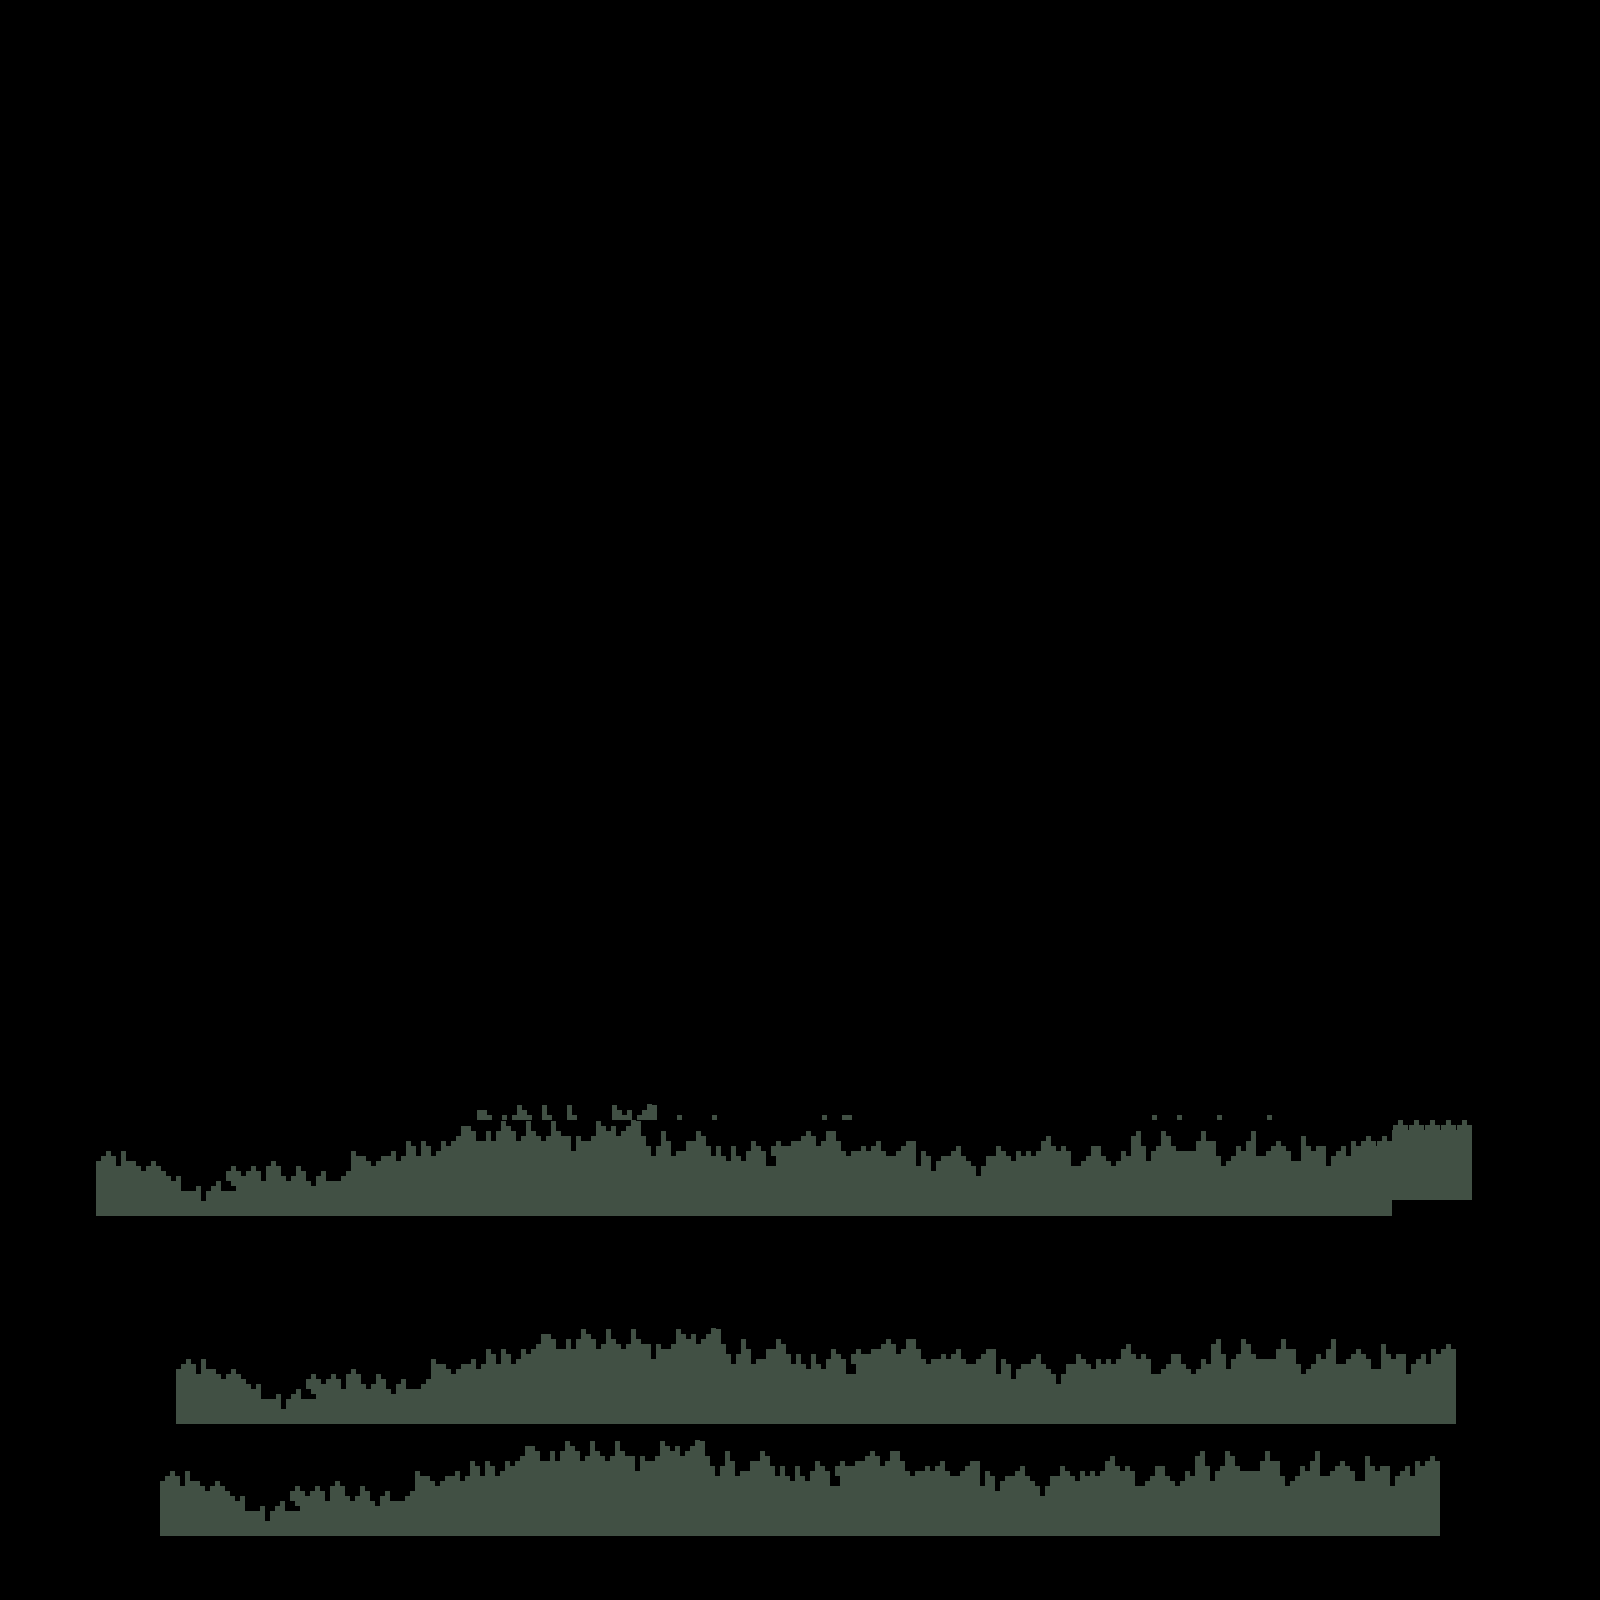

The image is a tile-based game level rendered from a .tmx file. Its description and source (layers, tilesets, objects; grid data summarised) follow:
An orthogonal 100x100 tile map with 16x16 px tiles, 1 tile layer (grass).

<map version="1.5" tiledversion="1.7.2" orientation="orthogonal" renderorder="right-down" width="100" height="100" tilewidth="16" tileheight="16" infinite="0" nextlayerid="2" nextobjectid="1">
 <editorsettings>
  <export target="test2.json" format="json" />
 </editorsettings>
 <tileset firstgid="1" name="tiles" tilewidth="16" tileheight="16" tilecount="3200" columns="80">
  <image source="../Pack/Pack/Background/Grass 1.png" width="1280" height="640" />
 </tileset>
 <layer id="1" name="grass" width="100" height="100">
  <data>[10000 cells, 1556 non-empty, 480 distinct tile ids]</data>
 </layer>
</map>
